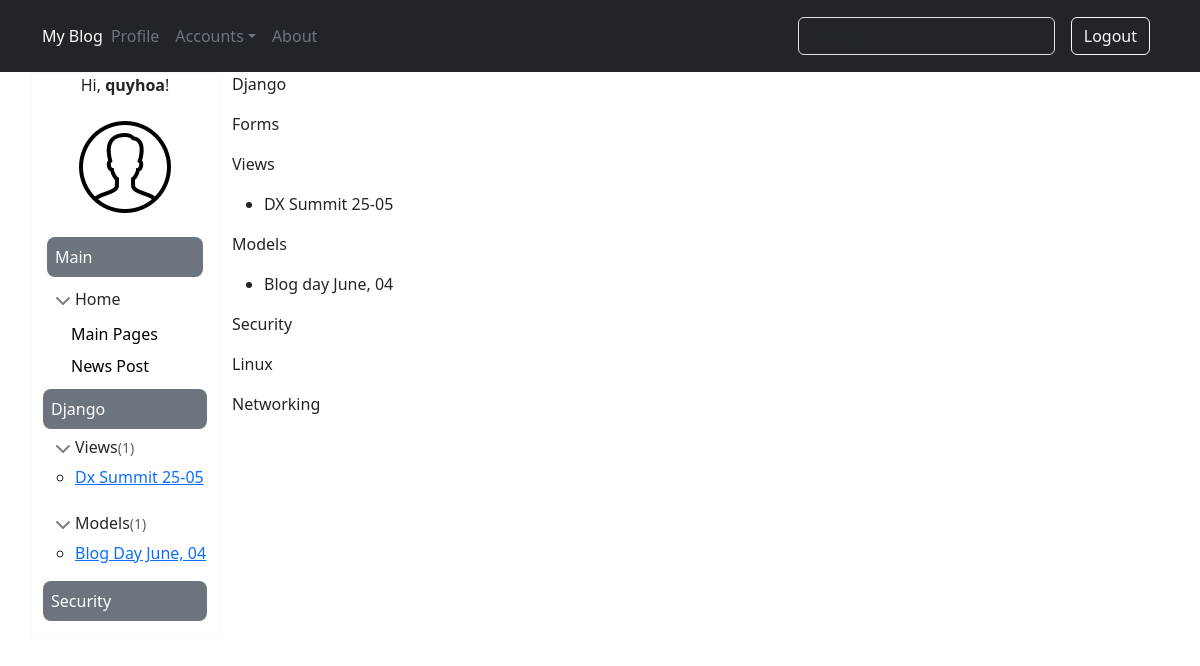
The page /category/ (signed in) on the database as committed earlier.
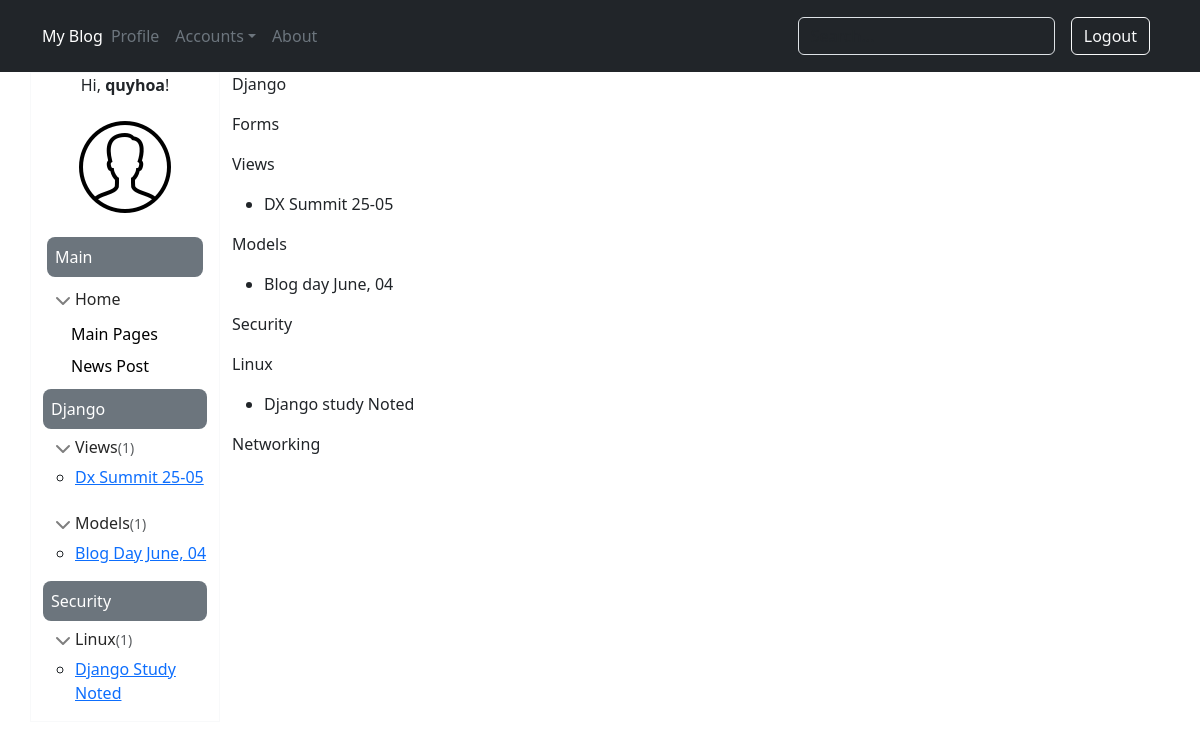
The same page on the database as committed later.
### blog/models.py (models this page shows, shortened)
class User(AbstractUser):
    age = models.IntegerField(null=True, blank=True)
    telephone = models.CharField(max_length=15, blank=True, null=True)
    birthday = models.DateField(null=True)
    avatar = models.ImageField(default='default.jpg', upload_to='profile/')

class Category(models.Model):
    name = models.CharField(max_length=100)

class SubCategory(models.Model):
    parent = models.ForeignKey(Category, on_delete=models.CASCADE, null=True)
    category = models.CharField(max_length=100, null=True)

class Post(models.Model):
    title = models.CharField(max_length=255)
    author = models.ForeignKey(settings.AUTH_USER_MODEL, on_delete=models.CASCADE,)
    category = models.ForeignKey(SubCategory, on_delete=models.CASCADE, null=True)
    parent = models.ForeignKey(Category, on_delete=models.CASCADE, null=True)
    body = RichTextUploadingField()

### blog/views.py (the view)
# urls.py: path('category/', views.category, name='category'),
def category(request):
    return render(request, 'category.html' ,{'all_category': all_category})

### blog/templates/category.html (shortened to what this page needs)
{% extends 'master.html' %}
{% block content %}
  {% for category in all_category %}
    <p>{{ category.name }}</p>
      {% for sub in category.subcategory_set.all %}
        <p>{{ sub.category }}</p>
        <ul>
          {% for post in sub.post_set.all %}
            <li><p>{{ post.title }}</p></li>
          {% endfor %}
          </ul>
      {% endfor %}
  {% endfor %}
{% endblock %}

### blog/templates/master.html (shortened to what this page needs)
{% load static %}
<!DOCTYPE html>
<html lang="en">
<head>
    <link rel="stylesheet" href="{% static 'css/sidebars.css' %}">
    {% load bootstrap5 %}
    {% bootstrap_css %}
</head>
<body>
    <header class="p-3 bg-dark">
    <div class="container">
        <div class="d-flex flex-wrap align-items-center justify-content-center justify-content-lg-start">
          <a href="/" class="d-flex align-items-center mb-2 mb-lg-0 text-white text-decoration-none">My Blog</a>
          <ul class="nav col-12 col-lg-auto me-lg-auto mb-2 justify-content-center mb-md-0">
            {% if user.is_authenticated %}
            <li><a href="{% url 'profile' %}" class="nav-link px-2 text-secondary">Profile</a></li>
            <li><a href="#" class="nav-link px-2 text-secondary dropdown-toggle" id="dropdownMenuButton1" data-bs-toggle="dropdown" aria-expanded="false">Accounts</a>
            </li>
            {% endif %}
            <li><a href="#" class="nav-link px-2 text-secondary">About</a></li>
          </ul>
          <form class="col-12 col-lg-auto mb-3 mb-lg-0 me-lg-3" role="search" action="{% url 'search' %}" method="get" >
            <input type="text" name="q" class="form-control form-control-dark text-bg-dark" placeholder="Search..." aria-label="Search">
          </form>
          <div class="text-end">
            {% if user.is_anonymous %}
            <a href="{% url 'login' %}" role="button" class="btn btn-outline-light me-2">Login</a>
            <a href="{% url 'sign_up' %}" role="button" class="btn btn-warning">Sign-up</a>
            {% else %}
            <a href="{% url 'logout' %}" role="button" class="btn btn-outline-light me-2">Logout</a>
            {% endif %}
          </div>
        </div>
      </div>
    </header>
<div class="container">
  <div class="row">
    <div class="col-md-2 border border-light bg-white">
      {% if user.is_authenticated %}
      <div>
        <p align="center">Hi, <strong>{{user.username}}</strong>!</p>
        <p align="center"><img src="{{MEDIA_URL}}{{user.avatar}}" class="img-thumbnail rounded-circle border-0" alt=""></p>
      </div>
      {% endif %}
      <div class="m-1 p-2 bg-secondary rounded-3 text-white">Main</div>
      <ul class="list-unstyled ps-0">
              <li class="mb-1">
                <button class="btn btn-toggle d-inline-flex align-items-center rounded border-0 collapsed" data-bs-toggle="collapse" data-bs-target="#home-collapse" aria-expanded="true">
                  Home
                </button>
                <div class="collapse show" id="home-collapse">
                  <ul class="btn-toggle-nav list-unstyled fw-normal pb-1">
                    <li><a href="{% url 'home' %}" class="link-body-emphasis d-inline-flex text-decoration-none rounded">Main Pages</a></li>
                    <li><a href="{% url 'post_new' %}" class="link-body-emphasis d-inline-flex text-decoration-none rounded">News Post</a></li>
                  </ul>
                </div>
              </li>
  {% for category in all_category %}
    <div class="p-2 bg-secondary rounded-3 text-white">{{category.name}}</div>
      {% for sub in category.subcategory_set.all %}
        {% if sub.post_set.all.count > 0 %}
          <p class="m-0">
            <button class="btn btn-toggle d-inline-flex align-items-center rounded border-0 collapsed" data-bs-toggle="collapse" data-bs-target="#{{ sub.category|slugify }}-collapse" aria-expanded="true">
            {{ sub.category }}<span class="small text-muted">({{sub.post_set.all.count}})</span>
            </button>
          </p>
        {% endif %}
        <div class="collapse show" id="{{ sub.category|slugify }}-collapse">
        <ul>
        {% for post in sub.post_set.all %}
          <p class="m-0"><li><a href="{% url 'post_detail' post.id %}"> {{post.title|title}}</a></li></p>
        {% endfor %}
        </ul>
        </div>
      {% endfor %}
  {% endfor %}
      </ul>
    </div>
    <div class="col-md-10">
        {% block content %}
        {% endblock %}
    </div>
  </div>
</div>
</body>
</html>

### blog/static/css/sidebars.css (style rules this page uses)
body { min-height: 100vh; min-height: -webkit-fill-available; }
html { height: -webkit-fill-available; }
.dropdown-toggle { outline: 0; }
.btn-toggle { padding: .25rem .5rem; font-weight: 600; color: var(--bs-emphasis-color); background-color: transparent; }
.btn-toggle::before { width: 1.25em; line-height: 0; transition: transform .35s ease; transform-origin: .5em 50%; }
.btn-toggle[aria-expanded="true"] { color: rgba(var(--bs-emphasis-color-rgb), .85); }
.btn-toggle[aria-expanded="true"]::before { transform: rotate(90deg); }
.btn-toggle-nav a { padding: .1875rem .5rem; margin-top: .125rem; margin-left: 1.25rem; }

Rows that differ between the two databases and show on the page:
computed for Category "Security": gains SubCategory (category "Linux", post_set.all.count "1")
changed SubCategory "Linux": gains Post (title "Django Study Noted", title "Django study Noted")
